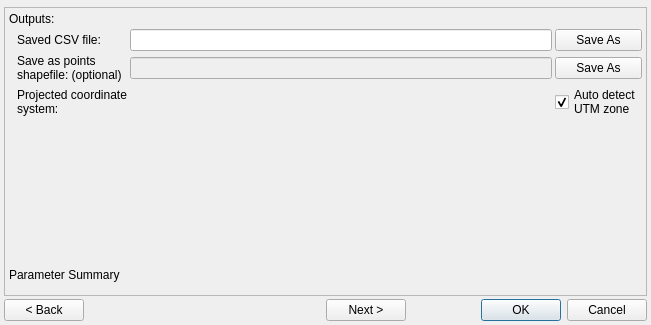
<?xml version="1.0" encoding="UTF-8"?>
<ui version="4.0">
 <class>DialogCleanTrimYieldFile</class>
 <widget class="QDialog" name="DialogCleanTrimYieldFile">
  <property name="windowModality">
   <enum>Qt::ApplicationModal</enum>
  </property>
  <property name="geometry">
   <rect>
    <x>0</x>
    <y>0</y>
    <width>651</width>
    <height>325</height>
   </rect>
  </property>
  <property name="sizePolicy">
   <sizepolicy hsizetype="Preferred" vsizetype="Preferred">
    <horstretch>0</horstretch>
    <verstretch>0</verstretch>
   </sizepolicy>
  </property>
  <property name="minimumSize">
   <size>
    <width>651</width>
    <height>325</height>
   </size>
  </property>
  <property name="baseSize">
   <size>
    <width>0</width>
    <height>0</height>
   </size>
  </property>
  <property name="windowTitle">
   <string>Clean, trim and normalise point data</string>
  </property>
  <property name="autoFillBackground">
   <bool>true</bool>
  </property>
  <layout class="QFormLayout" name="formLayout_6">
   <property name="horizontalSpacing">
    <number>3</number>
   </property>
   <property name="verticalSpacing">
    <number>3</number>
   </property>
   <property name="leftMargin">
    <number>4</number>
   </property>
   <property name="topMargin">
    <number>4</number>
   </property>
   <property name="rightMargin">
    <number>4</number>
   </property>
   <property name="bottomMargin">
    <number>4</number>
   </property>
   <item row="0" column="0">
    <layout class="QFormLayout" name="lyo_MessageBar">
     <property name="sizeConstraint">
      <enum>QLayout::SetFixedSize</enum>
     </property>
     <property name="fieldGrowthPolicy">
      <enum>QFormLayout::AllNonFixedFieldsGrow</enum>
     </property>
     <property name="horizontalSpacing">
      <number>2</number>
     </property>
     <property name="verticalSpacing">
      <number>2</number>
     </property>
    </layout>
   </item>
   <item row="1" column="0" colspan="2">
    <widget class="QStackedWidget" name="stackedWidget">
     <property name="sizePolicy">
      <sizepolicy hsizetype="MinimumExpanding" vsizetype="MinimumExpanding">
       <horstretch>0</horstretch>
       <verstretch>0</verstretch>
      </sizepolicy>
     </property>
     <property name="minimumSize">
      <size>
       <width>0</width>
       <height>271</height>
      </size>
     </property>
     <property name="frameShape">
      <enum>QFrame::StyledPanel</enum>
     </property>
     <property name="lineWidth">
      <number>0</number>
     </property>
     <property name="currentIndex">
      <number>3</number>
     </property>
     <widget class="QWidget" name="pgeSource">
      <layout class="QFormLayout" name="formLayout_7">
       <property name="horizontalSpacing">
        <number>3</number>
       </property>
       <property name="verticalSpacing">
        <number>3</number>
       </property>
       <property name="leftMargin">
        <number>4</number>
       </property>
       <property name="topMargin">
        <number>4</number>
       </property>
       <property name="rightMargin">
        <number>4</number>
       </property>
       <property name="bottomMargin">
        <number>4</number>
       </property>
       <item row="1" column="0">
        <spacer name="verticalSpacer_3">
         <property name="orientation">
          <enum>Qt::Vertical</enum>
         </property>
         <property name="sizeHint" stdset="0">
          <size>
           <width>20</width>
           <height>5</height>
          </size>
         </property>
        </spacer>
       </item>
       <item row="0" column="0" colspan="2">
        <layout class="QGridLayout" name="gridLayout_4">
         <property name="sizeConstraint">
          <enum>QLayout::SetMinimumSize</enum>
         </property>
         <item row="2" column="1">
          <widget class="QCheckBox" name="chkUseSelected">
           <property name="enabled">
            <bool>false</bool>
           </property>
           <property name="font">
            <font>
             <weight>50</weight>
             <bold>false</bold>
            </font>
           </property>
           <property name="text">
            <string>Use selected features</string>
           </property>
          </widget>
         </item>
         <item row="5" column="3">
          <widget class="QPushButton" name="cmdInFile">
           <property name="enabled">
            <bool>true</bool>
           </property>
           <property name="maximumSize">
            <size>
             <width>16777215</width>
             <height>16777215</height>
            </size>
           </property>
           <property name="toolTip">
            <string/>
           </property>
           <property name="whatsThis">
            <string/>
           </property>
           <property name="text">
            <string>Browse...</string>
           </property>
           <property name="flat">
            <bool>false</bool>
           </property>
          </widget>
         </item>
         <item row="0" column="0" colspan="2">
          <widget class="QRadioButton" name="optLayer">
           <property name="text">
            <string>Create from points layer</string>
           </property>
           <property name="checked">
            <bool>true</bool>
           </property>
           <attribute name="buttonGroup">
            <string notr="true">btgrpSource</string>
           </attribute>
          </widget>
         </item>
         <item row="1" column="1">
          <widget class="QgsMapLayerComboBox" name="mcboTargetLayer">
           <property name="sizePolicy">
            <sizepolicy hsizetype="MinimumExpanding" vsizetype="Fixed">
             <horstretch>0</horstretch>
             <verstretch>0</verstretch>
            </sizepolicy>
           </property>
           <property name="minimumSize">
            <size>
             <width>280</width>
             <height>0</height>
            </size>
           </property>
           <property name="allowEmptyLayer" stdset="0">
            <bool>true</bool>
           </property>
           <property name="showCrs" stdset="0">
            <bool>true</bool>
           </property>
           <property name="excludedProviders" stdset="0">
            <stringlist/>
           </property>
          </widget>
         </item>
         <item row="5" column="1" colspan="2">
          <widget class="QLineEdit" name="lneInCSVFile">
           <property name="toolTip">
            <string/>
           </property>
           <property name="whatsThis">
            <string/>
           </property>
           <property name="readOnly">
            <bool>false</bool>
           </property>
          </widget>
         </item>
         <item row="4" column="0" colspan="2">
          <widget class="QRadioButton" name="optFile">
           <property name="text">
            <string>Create using delimited file</string>
           </property>
           <attribute name="buttonGroup">
            <string notr="true">btgrpSource</string>
           </attribute>
          </widget>
         </item>
         <item row="0" column="2" colspan="2">
          <spacer name="horizontalSpacer_5">
           <property name="orientation">
            <enum>Qt::Horizontal</enum>
           </property>
           <property name="sizeHint" stdset="0">
            <size>
             <width>40</width>
             <height>20</height>
            </size>
           </property>
          </spacer>
         </item>
         <item row="3" column="0">
          <spacer name="verticalSpacer_2">
           <property name="orientation">
            <enum>Qt::Vertical</enum>
           </property>
           <property name="sizeType">
            <enum>QSizePolicy::Fixed</enum>
           </property>
           <property name="sizeHint" stdset="0">
            <size>
             <width>17</width>
             <height>13</height>
            </size>
           </property>
          </spacer>
         </item>
         <item row="2" column="2" colspan="2">
          <spacer name="horizontalSpacer_6">
           <property name="orientation">
            <enum>Qt::Horizontal</enum>
           </property>
           <property name="sizeHint" stdset="0">
            <size>
             <width>40</width>
             <height>20</height>
            </size>
           </property>
          </spacer>
         </item>
         <item row="1" column="2" colspan="2">
          <spacer name="horizontalSpacer">
           <property name="orientation">
            <enum>Qt::Horizontal</enum>
           </property>
           <property name="sizeHint" stdset="0">
            <size>
             <width>40</width>
             <height>20</height>
            </size>
           </property>
          </spacer>
         </item>
        </layout>
       </item>
      </layout>
     </widget>
     <widget class="QWidget" name="pgeFromFile">
      <layout class="QFormLayout" name="formLayout_5">
       <property name="horizontalSpacing">
        <number>3</number>
       </property>
       <property name="verticalSpacing">
        <number>3</number>
       </property>
       <property name="leftMargin">
        <number>4</number>
       </property>
       <property name="topMargin">
        <number>4</number>
       </property>
       <property name="rightMargin">
        <number>4</number>
       </property>
       <property name="bottomMargin">
        <number>4</number>
       </property>
       <item row="0" column="0" colspan="2">
        <layout class="QGridLayout" name="gridLayout">
         <item row="0" column="0">
          <widget class="QLabel" name="label">
           <property name="sizePolicy">
            <sizepolicy hsizetype="Preferred" vsizetype="Fixed">
             <horstretch>0</horstretch>
             <verstretch>0</verstretch>
            </sizepolicy>
           </property>
           <property name="font">
            <font>
             <pointsize>8</pointsize>
             <weight>50</weight>
             <bold>false</bold>
            </font>
           </property>
           <property name="text">
            <string>From File</string>
           </property>
          </widget>
         </item>
         <item row="1" column="0" colspan="2">
          <widget class="QCheckBox" name="chkHasHeader">
           <property name="sizePolicy">
            <sizepolicy hsizetype="Maximum" vsizetype="Fixed">
             <horstretch>0</horstretch>
             <verstretch>0</verstretch>
            </sizepolicy>
           </property>
           <property name="text">
            <string>Has Header</string>
           </property>
           <property name="checked">
            <bool>true</bool>
           </property>
          </widget>
         </item>
         <item row="1" column="2" colspan="3">
          <widget class="QLabel" name="lblHeaderRowCount">
           <property name="sizePolicy">
            <sizepolicy hsizetype="Maximum" vsizetype="Preferred">
             <horstretch>0</horstretch>
             <verstretch>0</verstretch>
            </sizepolicy>
           </property>
           <property name="text">
            <string>from row</string>
           </property>
          </widget>
         </item>
         <item row="1" column="5">
          <widget class="QSpinBox" name="spnHeaderRowStart">
           <property name="minimum">
            <number>1</number>
           </property>
          </widget>
         </item>
         <item row="1" column="6">
          <widget class="QSpinBox" name="spnHeaderRowEnd">
           <property name="minimum">
            <number>1</number>
           </property>
          </widget>
         </item>
         <item row="1" column="7">
          <widget class="QLabel" name="lblOffset">
           <property name="sizePolicy">
            <sizepolicy hsizetype="Maximum" vsizetype="Preferred">
             <horstretch>0</horstretch>
             <verstretch>0</verstretch>
            </sizepolicy>
           </property>
           <property name="text">
            <string>Ignore</string>
           </property>
          </widget>
         </item>
         <item row="1" column="8">
          <widget class="QSpinBox" name="spnIgnoreRows"/>
         </item>
         <item row="1" column="9">
          <widget class="QLabel" name="lblOffset_2">
           <property name="sizePolicy">
            <sizepolicy hsizetype="Maximum" vsizetype="Preferred">
             <horstretch>0</horstretch>
             <verstretch>0</verstretch>
            </sizepolicy>
           </property>
           <property name="text">
            <string>lines AFTER Header Row   </string>
           </property>
          </widget>
         </item>
         <item row="1" column="10">
          <spacer name="horizontalSpacer_3">
           <property name="orientation">
            <enum>Qt::Horizontal</enum>
           </property>
           <property name="sizeHint" stdset="0">
            <size>
             <width>40</width>
             <height>20</height>
            </size>
           </property>
          </spacer>
         </item>
         <item row="2" column="0">
          <widget class="QLabel" name="lblPreviewRows">
           <property name="sizePolicy">
            <sizepolicy hsizetype="Maximum" vsizetype="Preferred">
             <horstretch>0</horstretch>
             <verstretch>0</verstretch>
            </sizepolicy>
           </property>
           <property name="text">
            <string>Preview</string>
           </property>
          </widget>
         </item>
         <item row="2" column="1" colspan="2">
          <widget class="QSpinBox" name="spnPreviewRowCount">
           <property name="sizePolicy">
            <sizepolicy hsizetype="Maximum" vsizetype="Fixed">
             <horstretch>0</horstretch>
             <verstretch>0</verstretch>
            </sizepolicy>
           </property>
           <property name="maximum">
            <number>500</number>
           </property>
           <property name="singleStep">
            <number>5</number>
           </property>
           <property name="value">
            <number>20</number>
           </property>
          </widget>
         </item>
         <item row="2" column="3">
          <widget class="QLabel" name="lblPreviewRows_2">
           <property name="sizePolicy">
            <sizepolicy hsizetype="Maximum" vsizetype="Preferred">
             <horstretch>0</horstretch>
             <verstretch>0</verstretch>
            </sizepolicy>
           </property>
           <property name="text">
            <string>Rows</string>
           </property>
          </widget>
         </item>
         <item row="2" column="4" colspan="2">
          <spacer name="horizontalSpacer_7">
           <property name="orientation">
            <enum>Qt::Horizontal</enum>
           </property>
           <property name="sizeHint" stdset="0">
            <size>
             <width>40</width>
             <height>20</height>
            </size>
           </property>
          </spacer>
         </item>
         <item row="4" column="0" colspan="11">
          <widget class="QgsCollapsibleGroupBox" name="mgbPreviewTable">
           <property name="sizePolicy">
            <sizepolicy hsizetype="Preferred" vsizetype="MinimumExpanding">
             <horstretch>0</horstretch>
             <verstretch>0</verstretch>
            </sizepolicy>
           </property>
           <property name="title">
            <string>Preview Table</string>
           </property>
           <property name="flat">
            <bool>true</bool>
           </property>
           <property name="collapsed" stdset="0">
            <bool>false</bool>
           </property>
           <property name="saveCollapsedState" stdset="0">
            <bool>false</bool>
           </property>
           <layout class="QGridLayout" name="gridLayout_8">
            <item row="0" column="0">
             <widget class="QTableView" name="tvwSample">
              <property name="sizePolicy">
               <sizepolicy hsizetype="Expanding" vsizetype="MinimumExpanding">
                <horstretch>0</horstretch>
                <verstretch>0</verstretch>
               </sizepolicy>
              </property>
              <property name="alternatingRowColors">
               <bool>true</bool>
              </property>
              <property name="selectionMode">
               <enum>QAbstractItemView::NoSelection</enum>
              </property>
              <attribute name="verticalHeaderVisible">
               <bool>false</bool>
              </attribute>
             </widget>
            </item>
           </layout>
          </widget>
         </item>
         <item row="3" column="0" colspan="11">
          <widget class="QGroupBox" name="gpbGeometry">
           <property name="title">
            <string>Geometry</string>
           </property>
           <property name="checkable">
            <bool>false</bool>
           </property>
           <property name="checked">
            <bool>false</bool>
           </property>
           <layout class="QFormLayout" name="formLayout_3">
            <item row="1" column="0" colspan="2">
             <layout class="QGridLayout" name="gridLayout_2">
              <item row="0" column="0">
               <widget class="QLabel" name="lblInCRSTitle">
                <property name="enabled">
                 <bool>true</bool>
                </property>
                <property name="sizePolicy">
                 <sizepolicy hsizetype="Fixed" vsizetype="Preferred">
                  <horstretch>0</horstretch>
                  <verstretch>0</verstretch>
                 </sizepolicy>
                </property>
                <property name="text">
                 <string>XY column coordinate system:</string>
                </property>
               </widget>
              </item>
              <item row="0" column="1">
               <widget class="QgsProjectionSelectionWidget" name="qgsCRScsv" native="true"/>
              </item>
             </layout>
            </item>
            <item row="0" column="0" colspan="2">
             <layout class="QHBoxLayout" name="hloGeometry">
              <item>
               <widget class="QLabel" name="lblXField">
                <property name="enabled">
                 <bool>true</bool>
                </property>
                <property name="text">
                 <string>X column</string>
                </property>
               </widget>
              </item>
              <item>
               <widget class="QComboBox" name="cboXField">
                <property name="enabled">
                 <bool>true</bool>
                </property>
                <property name="sizePolicy">
                 <sizepolicy hsizetype="Expanding" vsizetype="Fixed">
                  <horstretch>0</horstretch>
                  <verstretch>0</verstretch>
                 </sizepolicy>
                </property>
                <property name="minimumSize">
                 <size>
                  <width>120</width>
                  <height>0</height>
                 </size>
                </property>
                <property name="toolTip">
                 <string/>
                </property>
                <property name="statusTip">
                 <string/>
                </property>
                <property name="whatsThis">
                 <string/>
                </property>
                <property name="editable">
                 <bool>false</bool>
                </property>
               </widget>
              </item>
              <item>
               <widget class="QLabel" name="lblYField">
                <property name="enabled">
                 <bool>true</bool>
                </property>
                <property name="text">
                 <string>Y column</string>
                </property>
               </widget>
              </item>
              <item>
               <widget class="QComboBox" name="cboYField">
                <property name="enabled">
                 <bool>true</bool>
                </property>
                <property name="sizePolicy">
                 <sizepolicy hsizetype="Expanding" vsizetype="Fixed">
                  <horstretch>0</horstretch>
                  <verstretch>0</verstretch>
                 </sizepolicy>
                </property>
                <property name="minimumSize">
                 <size>
                  <width>120</width>
                  <height>0</height>
                 </size>
                </property>
                <property name="toolTip">
                 <string/>
                </property>
                <property name="statusTip">
                 <string/>
                </property>
                <property name="whatsThis">
                 <string/>
                </property>
                <property name="editable">
                 <bool>false</bool>
                </property>
               </widget>
              </item>
             </layout>
            </item>
           </layout>
          </widget>
         </item>
        </layout>
       </item>
      </layout>
     </widget>
     <widget class="QWidget" name="pgeParameters">
      <layout class="QFormLayout" name="formLayout_8">
       <item row="0" column="0" colspan="2">
        <widget class="QGroupBox" name="gbParameters">
         <property name="sizePolicy">
          <sizepolicy hsizetype="MinimumExpanding" vsizetype="Maximum">
           <horstretch>0</horstretch>
           <verstretch>0</verstretch>
          </sizepolicy>
         </property>
         <property name="title">
          <string>Tool Parameters</string>
         </property>
         <layout class="QFormLayout" name="formLayout">
          <item row="0" column="0" colspan="2">
           <layout class="QGridLayout" name="gridLayout_3">
            <property name="leftMargin">
             <number>4</number>
            </property>
            <property name="topMargin">
             <number>2</number>
            </property>
            <property name="rightMargin">
             <number>4</number>
            </property>
            <property name="bottomMargin">
             <number>2</number>
            </property>
            <item row="2" column="0">
             <widget class="QLabel" name="lblClipPolyLayer">
              <property name="enabled">
               <bool>true</bool>
              </property>
              <property name="sizePolicy">
               <sizepolicy hsizetype="Preferred" vsizetype="Preferred">
                <horstretch>0</horstretch>
                <verstretch>0</verstretch>
               </sizepolicy>
              </property>
              <property name="text">
               <string>Clip polygon layer</string>
              </property>
             </widget>
            </item>
            <item row="0" column="0" colspan="2">
             <widget class="QCheckBox" name="chkReproject">
              <property name="text">
               <string>Change coordinate system without clipping, cleaning or triming</string>
              </property>
             </widget>
            </item>
            <item row="3" column="1">
             <widget class="QCheckBox" name="chkUseSelected_ClipPoly">
              <property name="enabled">
               <bool>false</bool>
              </property>
              <property name="font">
               <font>
                <weight>50</weight>
                <bold>false</bold>
               </font>
              </property>
              <property name="text">
               <string>No features selected</string>
              </property>
             </widget>
            </item>
            <item row="2" column="1">
             <widget class="QgsMapLayerComboBox" name="mcboClipPolyLayer">
              <property name="sizePolicy">
               <sizepolicy hsizetype="Expanding" vsizetype="Fixed">
                <horstretch>0</horstretch>
                <verstretch>0</verstretch>
               </sizepolicy>
              </property>
              <property name="allowEmptyLayer" stdset="0">
               <bool>true</bool>
              </property>
              <property name="showCrs" stdset="0">
               <bool>true</bool>
              </property>
              <property name="excludedProviders" stdset="0">
               <stringlist/>
              </property>
             </widget>
            </item>
            <item row="1" column="0">
             <spacer name="verticalSpacer">
              <property name="orientation">
               <enum>Qt::Vertical</enum>
              </property>
              <property name="sizeType">
               <enum>QSizePolicy::Fixed</enum>
              </property>
              <property name="sizeHint" stdset="0">
               <size>
                <width>15</width>
                <height>15</height>
               </size>
              </property>
             </spacer>
            </item>
            <item row="3" column="0">
             <spacer name="verticalSpacer_5">
              <property name="orientation">
               <enum>Qt::Vertical</enum>
              </property>
              <property name="sizeType">
               <enum>QSizePolicy::Fixed</enum>
              </property>
              <property name="sizeHint" stdset="0">
               <size>
                <width>15</width>
                <height>25</height>
               </size>
              </property>
             </spacer>
            </item>
           </layout>
          </item>
          <item row="1" column="0" colspan="2">
           <widget class="QFrame" name="fraCleanTrim">
            <property name="frameShape">
             <enum>QFrame::NoFrame</enum>
            </property>
            <property name="frameShadow">
             <enum>QFrame::Raised</enum>
            </property>
            <layout class="QFormLayout" name="formLayout_4">
             <property name="leftMargin">
              <number>2</number>
             </property>
             <property name="topMargin">
              <number>2</number>
             </property>
             <property name="rightMargin">
              <number>2</number>
             </property>
             <property name="bottomMargin">
              <number>2</number>
             </property>
             <item row="0" column="0" colspan="2">
              <layout class="QGridLayout" name="gridLayout_7">
               <property name="leftMargin">
                <number>4</number>
               </property>
               <property name="topMargin">
                <number>4</number>
               </property>
               <property name="rightMargin">
                <number>4</number>
               </property>
               <property name="bottomMargin">
                <number>4</number>
               </property>
               <property name="spacing">
                <number>6</number>
               </property>
               <item row="4" column="3">
                <spacer name="horizontalSpacer_2">
                 <property name="orientation">
                  <enum>Qt::Horizontal</enum>
                 </property>
                 <property name="sizeHint" stdset="0">
                  <size>
                   <width>40</width>
                   <height>20</height>
                  </size>
                 </property>
                </spacer>
               </item>
               <item row="4" column="1">
                <widget class="QDoubleSpinBox" name="dsbThinDist">
                 <property name="alignment">
                  <set>Qt::AlignRight|Qt::AlignTrailing|Qt::AlignVCenter</set>
                 </property>
                 <property name="minimum">
                  <double>0.000000000000000</double>
                 </property>
                 <property name="maximum">
                  <double>20.000000000000000</double>
                 </property>
                 <property name="singleStep">
                  <double>0.500000000000000</double>
                 </property>
                 <property name="value">
                  <double>1.000000000000000</double>
                 </property>
                </widget>
               </item>
               <item row="3" column="1">
                <widget class="QDoubleSpinBox" name="dsbStdCount">
                 <property name="sizePolicy">
                  <sizepolicy hsizetype="Fixed" vsizetype="Fixed">
                   <horstretch>0</horstretch>
                   <verstretch>0</verstretch>
                  </sizepolicy>
                 </property>
                 <property name="minimumSize">
                  <size>
                   <width>80</width>
                   <height>0</height>
                  </size>
                 </property>
                 <property name="alignment">
                  <set>Qt::AlignRight|Qt::AlignTrailing|Qt::AlignVCenter</set>
                 </property>
                 <property name="decimals">
                  <number>2</number>
                 </property>
                 <property name="maximum">
                  <double>5.000000000000000</double>
                 </property>
                 <property name="singleStep">
                  <double>0.250000000000000</double>
                 </property>
                 <property name="value">
                  <double>3.000000000000000</double>
                 </property>
                </widget>
               </item>
               <item row="3" column="3">
                <widget class="QCheckBox" name="chkIterate">
                 <property name="text">
                  <string>iteratively</string>
                 </property>
                 <property name="checked">
                  <bool>true</bool>
                 </property>
                </widget>
               </item>
               <item row="3" column="2">
                <widget class="QLabel" name="lblStdCount_2">
                 <property name="text">
                  <string>standard deviations</string>
                 </property>
                 <property name="alignment">
                  <set>Qt::AlignLeading|Qt::AlignLeft|Qt::AlignVCenter</set>
                 </property>
                 <property name="margin">
                  <number>7</number>
                 </property>
                </widget>
               </item>
               <item row="4" column="0">
                <widget class="QLabel" name="lblThinDist">
                 <property name="text">
                  <string>Remove points within</string>
                 </property>
                </widget>
               </item>
               <item row="2" column="0" colspan="3">
                <widget class="QCheckBox" name="chkRemoveZero">
                 <property name="layoutDirection">
                  <enum>Qt::LeftToRight</enum>
                 </property>
                 <property name="text">
                  <string>Remove values less than or equal to 0</string>
                 </property>
                 <property name="checked">
                  <bool>true</bool>
                 </property>
                </widget>
               </item>
               <item row="3" column="0">
                <widget class="QLabel" name="lblStdCount">
                 <property name="layoutDirection">
                  <enum>Qt::LeftToRight</enum>
                 </property>
                 <property name="text">
                  <string>Clean values using</string>
                 </property>
                 <property name="alignment">
                  <set>Qt::AlignLeading|Qt::AlignLeft|Qt::AlignVCenter</set>
                 </property>
                </widget>
               </item>
               <item row="4" column="2">
                <widget class="QLabel" name="lblThinDist_2">
                 <property name="text">
                  <string>metre(s) of another</string>
                 </property>
                 <property name="margin">
                  <number>7</number>
                 </property>
                </widget>
               </item>
               <item row="1" column="0">
                <widget class="QLabel" name="lblProcessField">
                 <property name="enabled">
                  <bool>true</bool>
                 </property>
                 <property name="sizePolicy">
                  <sizepolicy hsizetype="Preferred" vsizetype="Preferred">
                   <horstretch>0</horstretch>
                   <verstretch>0</verstretch>
                  </sizepolicy>
                 </property>
                 <property name="text">
                  <string>Column to process</string>
                 </property>
                </widget>
               </item>
               <item row="1" column="1" colspan="3">
                <widget class="QComboBox" name="cboProcessField">
                 <property name="enabled">
                  <bool>true</bool>
                 </property>
                 <property name="sizePolicy">
                  <sizepolicy hsizetype="Expanding" vsizetype="Fixed">
                   <horstretch>0</horstretch>
                   <verstretch>0</verstretch>
                  </sizepolicy>
                 </property>
                 <property name="minimumSize">
                  <size>
                   <width>120</width>
                   <height>0</height>
                  </size>
                 </property>
                 <property name="toolTip">
                  <string/>
                 </property>
                 <property name="statusTip">
                  <string/>
                 </property>
                 <property name="whatsThis">
                  <string/>
                 </property>
                 <property name="editable">
                  <bool>false</bool>
                 </property>
                 <property name="insertPolicy">
                  <enum>QComboBox::InsertAtTop</enum>
                 </property>
                 <property name="modelColumn">
                  <number>0</number>
                 </property>
                </widget>
               </item>
              </layout>
             </item>
            </layout>
           </widget>
          </item>
         </layout>
        </widget>
       </item>
      </layout>
     </widget>
     <widget class="QWidget" name="pgeOutput">
      <layout class="QFormLayout" name="formLayout_2">
       <property name="horizontalSpacing">
        <number>3</number>
       </property>
       <property name="verticalSpacing">
        <number>3</number>
       </property>
       <property name="leftMargin">
        <number>4</number>
       </property>
       <property name="topMargin">
        <number>4</number>
       </property>
       <property name="rightMargin">
        <number>4</number>
       </property>
       <property name="bottomMargin">
        <number>4</number>
       </property>
       <item row="0" column="0" colspan="2">
        <layout class="QGridLayout" name="gridLayout_6">
         <property name="bottomMargin">
          <number>9</number>
         </property>
         <item row="4" column="1">
          <spacer name="verticalSpacer_4">
           <property name="orientation">
            <enum>Qt::Vertical</enum>
           </property>
           <property name="sizeHint" stdset="0">
            <size>
             <width>20</width>
             <height>20</height>
            </size>
           </property>
          </spacer>
         </item>
         <item row="1" column="0">
          <spacer name="horizontalSpacer_8">
           <property name="orientation">
            <enum>Qt::Horizontal</enum>
           </property>
           <property name="sizeType">
            <enum>QSizePolicy::Fixed</enum>
           </property>
           <property name="sizeHint" stdset="0">
            <size>
             <width>5</width>
             <height>20</height>
            </size>
           </property>
          </spacer>
         </item>
         <item row="2" column="2" colspan="5">
          <widget class="QLineEdit" name="lneSavePointsFile">
           <property name="enabled">
            <bool>false</bool>
           </property>
           <property name="readOnly">
            <bool>true</bool>
           </property>
          </widget>
         </item>
         <item row="3" column="7">
          <widget class="QCheckBox" name="chkAutoCRS">
           <property name="sizePolicy">
            <sizepolicy hsizetype="Fixed" vsizetype="Fixed">
             <horstretch>0</horstretch>
             <verstretch>0</verstretch>
            </sizepolicy>
           </property>
           <property name="text">
            <string>Auto detect
UTM zone</string>
           </property>
           <property name="checkable">
            <bool>true</bool>
           </property>
           <property name="checked">
            <bool>true</bool>
           </property>
          </widget>
         </item>
         <item row="2" column="7">
          <widget class="QPushButton" name="cmdSavePointsFile">
           <property name="enabled">
            <bool>true</bool>
           </property>
           <property name="sizePolicy">
            <sizepolicy hsizetype="Minimum" vsizetype="Fixed">
             <horstretch>0</horstretch>
             <verstretch>0</verstretch>
            </sizepolicy>
           </property>
           <property name="text">
            <string>Save As</string>
           </property>
          </widget>
         </item>
         <item row="1" column="2" colspan="5">
          <widget class="QLineEdit" name="lneSaveCSVFile">
           <property name="sizePolicy">
            <sizepolicy hsizetype="Expanding" vsizetype="Fixed">
             <horstretch>0</horstretch>
             <verstretch>0</verstretch>
            </sizepolicy>
           </property>
          </widget>
         </item>
         <item row="1" column="7">
          <widget class="QPushButton" name="cmdSaveCSVFile">
           <property name="sizePolicy">
            <sizepolicy hsizetype="Minimum" vsizetype="Fixed">
             <horstretch>0</horstretch>
             <verstretch>0</verstretch>
            </sizepolicy>
           </property>
           <property name="text">
            <string>Save As</string>
           </property>
          </widget>
         </item>
         <item row="2" column="1">
          <widget class="QLabel" name="lblSavePointsFile">
           <property name="text">
            <string>Save as points
shapefile: (optional)</string>
           </property>
          </widget>
         </item>
         <item row="1" column="1">
          <widget class="QLabel" name="lblSaveCSVFile">
           <property name="sizePolicy">
            <sizepolicy hsizetype="Fixed" vsizetype="Preferred">
             <horstretch>0</horstretch>
             <verstretch>0</verstretch>
            </sizepolicy>
           </property>
           <property name="text">
            <string>Saved CSV file:</string>
           </property>
          </widget>
         </item>
         <item row="3" column="1">
          <widget class="QLabel" name="lblOutCRSTitle">
           <property name="sizePolicy">
            <sizepolicy hsizetype="Fixed" vsizetype="Preferred">
             <horstretch>0</horstretch>
             <verstretch>0</verstretch>
            </sizepolicy>
           </property>
           <property name="text">
            <string>Projected coordinate system:</string>
           </property>
           <property name="wordWrap">
            <bool>true</bool>
           </property>
          </widget>
         </item>
         <item row="3" column="2" colspan="5">
          <widget class="QgsProjectionSelectionWidget" name="mCRSoutput" native="true"/>
         </item>
         <item row="5" column="0" colspan="8">
          <widget class="QLabel" name="lblSummary">
           <property name="sizePolicy">
            <sizepolicy hsizetype="MinimumExpanding" vsizetype="Preferred">
             <horstretch>0</horstretch>
             <verstretch>0</verstretch>
            </sizepolicy>
           </property>
           <property name="text">
            <string>Parameter Summary</string>
           </property>
          </widget>
         </item>
         <item row="0" column="0" colspan="4">
          <widget class="QLabel" name="lblOutputs">
           <property name="text">
            <string>Outputs:</string>
           </property>
          </widget>
         </item>
        </layout>
       </item>
      </layout>
     </widget>
    </widget>
   </item>
   <item row="2" column="0" colspan="2">
    <layout class="QGridLayout" name="gridLayout_5">
     <item row="0" column="0">
      <widget class="QPushButton" name="cmdBack">
       <property name="text">
        <string>&lt; Back</string>
       </property>
      </widget>
     </item>
     <item row="0" column="1">
      <spacer name="horizontalSpacer_4">
       <property name="orientation">
        <enum>Qt::Horizontal</enum>
       </property>
       <property name="sizeHint" stdset="0">
        <size>
         <width>218</width>
         <height>20</height>
        </size>
       </property>
      </spacer>
     </item>
     <item row="0" column="2">
      <widget class="QPushButton" name="cmdNext">
       <property name="text">
        <string>Next &gt;</string>
       </property>
      </widget>
     </item>
     <item row="0" column="3">
      <widget class="QDialogButtonBox" name="button_box">
       <property name="standardButtons">
        <set>QDialogButtonBox::Cancel|QDialogButtonBox::Ok</set>
       </property>
      </widget>
     </item>
    </layout>
   </item>
  </layout>
 </widget>
 <customwidgets>
  <customwidget>
   <class>QgsCollapsibleGroupBox</class>
   <extends>QGroupBox</extends>
   <header>qgscollapsiblegroupbox.h</header>
   <container>1</container>
  </customwidget>
  <customwidget>
   <class>QgsMapLayerComboBox</class>
   <extends>QComboBox</extends>
   <header>qgsmaplayercombobox.h</header>
  </customwidget>
  <customwidget>
   <class>QgsProjectionSelectionWidget</class>
   <extends>QWidget</extends>
   <header>qgsprojectionselectionwidget.h</header>
  </customwidget>
 </customwidgets>
 <tabstops>
  <tabstop>cmdSaveCSVFile</tabstop>
  <tabstop>lneSaveCSVFile</tabstop>
  <tabstop>cmdSavePointsFile</tabstop>
  <tabstop>lneSavePointsFile</tabstop>
 </tabstops>
 <resources/>
 <connections>
  <connection>
   <sender>button_box</sender>
   <signal>rejected()</signal>
   <receiver>DialogCleanTrimYieldFile</receiver>
   <slot>reject()</slot>
   <hints>
    <hint type="sourcelabel">
     <x>434</x>
     <y>509</y>
    </hint>
    <hint type="destinationlabel">
     <x>394</x>
     <y>264</y>
    </hint>
   </hints>
  </connection>
  <connection>
   <sender>button_box</sender>
   <signal>accepted()</signal>
   <receiver>DialogCleanTrimYieldFile</receiver>
   <slot>accept()</slot>
   <hints>
    <hint type="sourcelabel">
     <x>682</x>
     <y>446</y>
    </hint>
    <hint type="destinationlabel">
     <x>430</x>
     <y>305</y>
    </hint>
   </hints>
  </connection>
 </connections>
 <buttongroups>
  <buttongroup name="btgrpSource"/>
 </buttongroups>
</ui>
